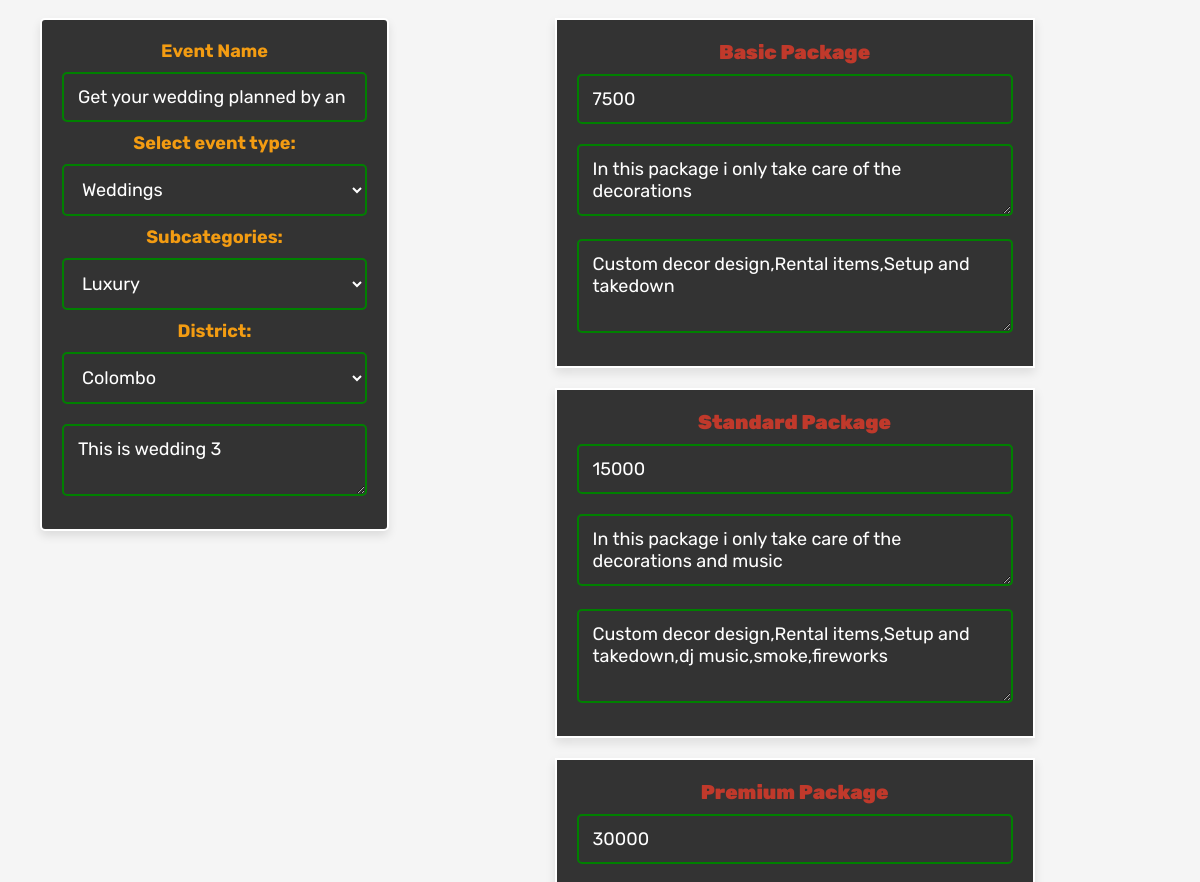
The app's page /planner_update_product.php?update=3 (signed in, middle part), older data.
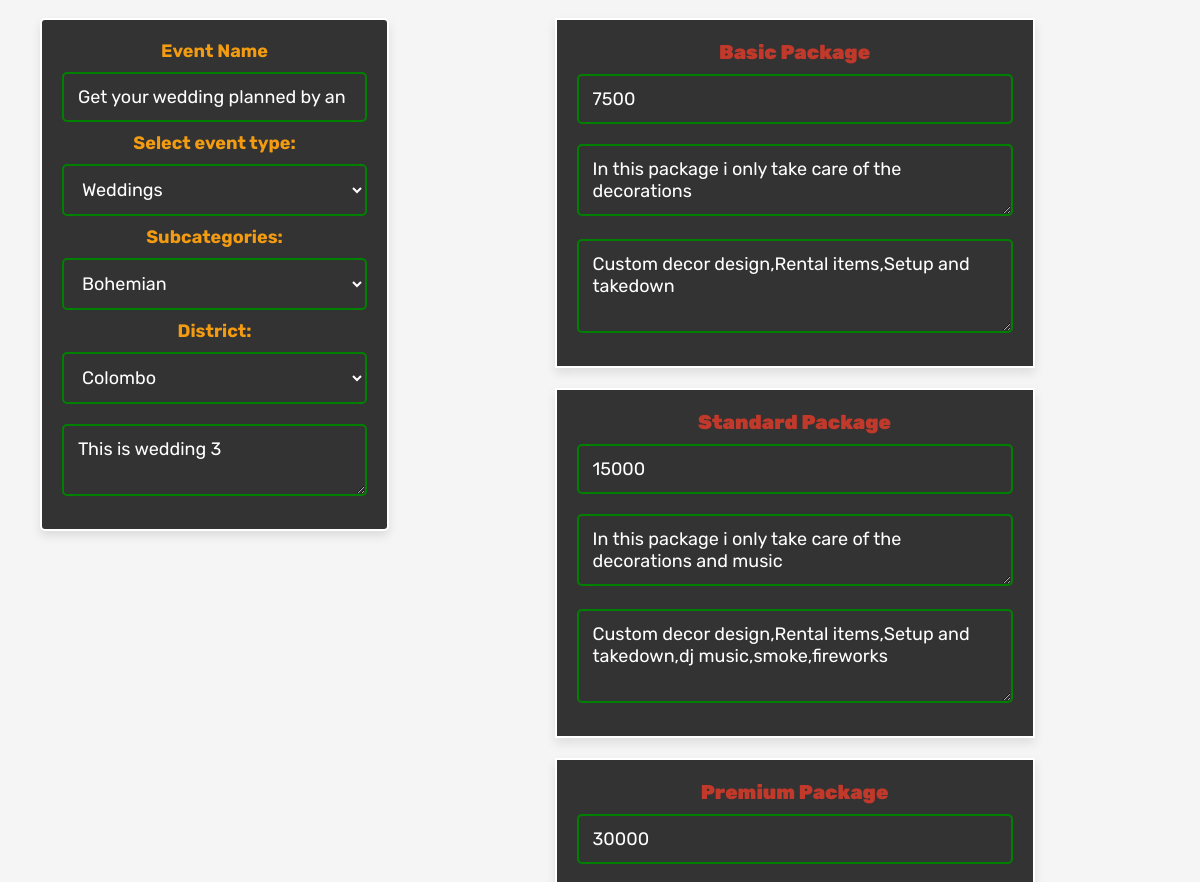
The same page, newer data.
### tables this page shows
CREATE TABLE IF NOT EXISTS `products` (
  `id` int(100) NOT NULL AUTO_INCREMENT,
  `name` varchar(100) NOT NULL,
  `details` varchar(500) NOT NULL,
  `price` int(100) NOT NULL,
  `event_type` varchar(100) NOT NULL,
  `subcategorie` varchar(100) NOT NULL,
  `district` varchar(100) NOT NULL,
  `image` varchar(100) NOT NULL,
  `image1` varchar(100) NOT NULL,
  `image2` varchar(100) NOT NULL,
  `image3` varchar(100) NOT NULL,
  `image4` varchar(100) NOT NULL,
  `planner_id` int(11) NOT NULL,
  PRIMARY KEY (`id`)
);

### planner_update_product.php (the view, shortened to what this page needs)
<?php
@include 'config.php';
?>
<!DOCTYPE html>
<html lang="en">
<head>
   <link rel="stylesheet" href="https://cdnjs.cloudflare.com/ajax/libs/font-awesome/6.0.0/css/all.min.css">
   <link rel="stylesheet" href="css/planners_styles.css">
</head>
<body>
<section class="update-products">
<?php
   $update_id = $_GET['update'];
   $select_products = mysqli_query($conn, "SELECT * FROM `products` WHERE id = '$update_id'") or die('query failed');
   $select_product_packs_basic = mysqli_query($conn, "SELECT * FROM `packages` WHERE product_id = '$update_id' AND type='basic'") or die('query failed');
   $select_product_packs_standard = mysqli_query($conn, "SELECT * FROM `packages` WHERE product_id = '$update_id' AND type='standard'") or die('query failed');
   $select_product_packs_premium = mysqli_query($conn, "SELECT * FROM `packages` WHERE product_id = '$update_id' AND type='premium'") or die('query failed');
   if(mysqli_num_rows($select_products) > 0){
      $fetch_products_basic = mysqli_fetch_assoc($select_product_packs_basic);
      $fetch_products_standard = mysqli_fetch_assoc($select_product_packs_standard);
      $fetch_products_premium = mysqli_fetch_assoc($select_product_packs_premium);
      while($fetch_products = mysqli_fetch_assoc($select_products)){
?>
<form action="" method="post" enctype="multipart/form-data">
   <div class="add-products">
    <div class="main-details">
        <div class="form">
        <label class="label">Event Name</label><br>
        <input type="text" class="box" value="<?php echo $fetch_products['name']; ?>" required placeholder="enter event name" name="name">
        <label class="label">Select event type:</label>
        <select class="options" name="event_types" value="<?php echo $fetch_products['id']; ?>">
            <option value="<?php echo $fetch_products['event_type']; ?>"><?php echo $fetch_products['event_type']; ?></option>
        </select>
        <br>
        <label class="label">Subcategories:</label>
        <select class="options" name="subcategories">
            <option value="<?php echo $fetch_products['subcategorie']; ?>"><?php echo $fetch_products['subcategorie']; ?></option>
        </select>
        <br>
        <label class="label">District:</label>
        <select class="options" name="district">
            <option value="<?php echo $fetch_products['district']; ?>"><?php echo $fetch_products['district']; ?></option>
        </select>
        <textarea name="details"  class="box"  required placeholder="enter event details" cols="1" rows="2"><?php echo $fetch_products['details']; ?></textarea>
        </div>
    </div>
    <div class="sub-flex">
        <div class="sub-pack basic-details">
            <div class="form">
                <h3>Basic Package</h3>
                <input type="number" min="0" class="box" required placeholder="enter basic price" name="price" value="<?php echo $fetch_products_basic['price'] ?>">
                <textarea name="basic_details" class="box" required placeholder="enter description for basic package" cols="1" rows="2" ><?php echo $fetch_products_basic['description'] ?></textarea>
                <textarea name="basic_includes" class="box" required placeholder="enter package includes for basic package" cols="1" rows="3"><?php echo $fetch_products_basic['includes'] ?></textarea>
            </div>
        </div>
        <div class="sub-pack standard-details">
            <div class="form">
                <h3>Standard Package</h3>
                <input type="number" min="0" class="box" required placeholder="enter standard price" name="standard_price" value="<?php echo $fetch_products_standard['price'] ?>">
                <textarea name="standard_details" class="box" required placeholder="enter description for basic package" cols="1" rows="2"><?php echo $fetch_products_standard['description'] ?></textarea>
                <textarea name="standard_includes" class="box" required placeholder="enter package includes for basic package" cols="1" rows="3"><?php echo $fetch_products_standard['includes'] ?></textarea>
            </div>
        </div>
        <div class="sub-pack premium-details">
            <div class="form">
                <h3>Premium Package</h3>
                <input type="number" min="0" class="box" required placeholder="enter premium price" name="premium_price" value="<?php echo $fetch_products_premium['price'] ?>">
            </div>
        </div>
    </div>
      </div>
</form>
<?php
      }
   }else{
      echo '<p class="empty">no update product select</p>';
   }
?>
</section>
</body>
</html>

Row changes from the older to the newer data that the page shows:
changed products "Get your wedding planned by an industry professional": subcategories "Luxury" → "Bohemian"
